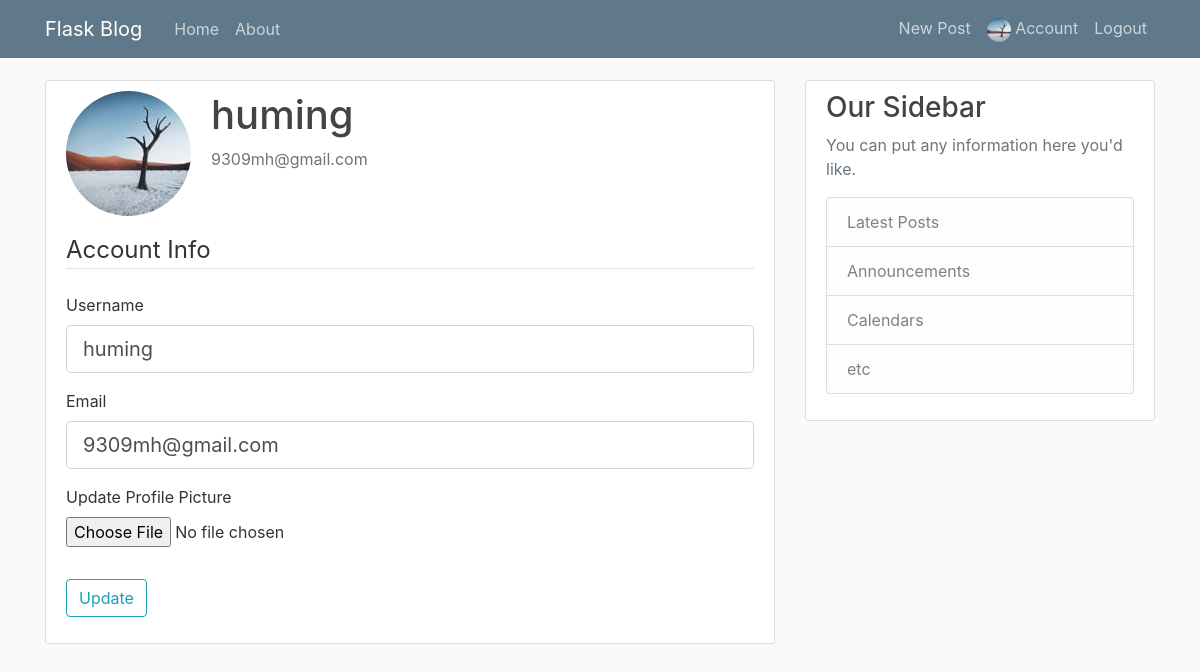
Page /account (signed in) on the committed database.
### galaxy/models/user.py (models this page shows, shortened)
class User(db.Model, UserMixin):
    id = db.Column(db.Integer, primary_key=True)
    username = db.Column(db.String(20), unique=True, nullable=False)
    email = db.Column(db.String(120), unique=True, nullable=False)
    image_file = db.Column(db.String(20), nullable=False, default='default.jpg')
    password = db.Column(db.String(60), nullable=False)
    posts = db.relationship('Post', backref='author', lazy=True)

### galaxy/routes/user.py (the view)
@user.route('/account', methods=['GET', 'POST'])
@login_required
def account():
    form = AccountForm()
    image_file = url_for('static', filename='profile_pics/{}'.format(current_user.image_file))
    if form.validate_on_submit():
        current_user.username = form.username.data
        current_user.email = form.email.data
        if form.picture.data:
            picture_file = save_picture(form.picture.data)
            current_user.image_file = picture_file
        db.session.commit()
        flash('Your account has been updated!', 'success')
        return redirect(url_for('user.account'))
    elif request.method == 'GET':
        form.username.data = current_user.username
        form.email.data = current_user.email
    return render_template('views/account.html', title='账户', form=form, image_file=image_file)

### galaxy/models/user.py (shortened to what this page needs)
class AccountForm(FlaskForm):
    username = StringField('Username',
                           validators=[DataRequired(message='不能为空'), Length(min=2, max=20, message='长度必须为2-20之间')])
    email = StringField('Email',
                        validators=[DataRequired(message='不能为空'), Email(message='无效的邮箱地址')])
    picture = FileField('Update Profile Picture', validators=[FileAllowed(['jpg', 'png'])])
    submit = SubmitField('Update')

### galaxy/models/user.py (called while the page is built)
@login_manager.user_loader
def load_user(user_id):
    return User.query.get(int(user_id))

### galaxy/templates/views/account.html (shortened to what this page needs)
{% extends 'layout/base_layout.html' %}
{% block content %}
    <div class="content-section">
         <div class="media">
        <img class="rounded-circle account-img" src="{{ image_file }}">
        <div class="media-body">
          <h2 class="account-heading">{{ current_user.username }}</h2>
          <p class="text-secondary">{{ current_user.email }}</p>
        </div>
    </div>
         <form method="POST" action="" enctype="multipart/form-data">
            <fieldset class="form-group">
                <legend class="border-bottom mb-4">Account Info</legend>
                <div class="form-group">
                    {{ form.username.label(class="form-control-label") }}
                    {% if form.username.errors %}
                        {{ form.username(class="form-control form-control-lg is-invalid") }}
                        <div class="invalid-feedback">
                            {% for error in form.username.errors %}
                                <span>{{ error }}</span>
                            {% endfor %}
                        </div>
                    {% else %}
                        {{ form.username(class="form-control form-control-lg") }}
                    {% endif %}
                </div>
                <div class="form-group">
                    {{ form.email.label(class="form-control-label") }}
                    {% if form.email.errors %}
                        {{ form.email(class="form-control form-control-lg is-invalid") }}
                        <div class="invalid-feedback">
                            {% for error in form.email.errors %}
                                <span>{{ error }}</span>
                            {% endfor %}
                        </div>
                    {% else %}
                        {{ form.email(class="form-control form-control-lg") }}
                    {% endif %}
                </div>
                <div class="form-group">
                    {{ form.picture.label() }}
                    {{ form.picture(class="form-control-file") }}
                </div>
            </fieldset>
            <div class="form-group">
                {{ form.submit(class="btn btn-outline-info") }}
            </div>
        </form>
    </div>
{% endblock %}

### galaxy/templates/layout/base_layout.html (shortened to what this page needs)
<!DOCTYPE html>
<html lang="en">
<head>
    {% block head %}
        <link rel="stylesheet"
              href="https://stackpath.bootstrapcdn.com/bootstrap/4.3.1/css/bootstrap.min.css"
>
        <link rel="stylesheet" href="{{ url_for('static', filename='css/style.css') }}" />
    {% endblock %}
</head>
<body>
     <header class="site-header">
      <nav class="navbar navbar-expand-md navbar-dark bg-steel fixed-top">
        <div class="container">
          <a class="navbar-brand mr-4" href="/">Flask Blog</a>
          <div class="collapse navbar-collapse" id="navbarToggle">
            <div class="navbar-nav mr-auto">
              <a class="nav-item nav-link" href="{{ url_for('main.home') }}">Home</a>
              <a class="nav-item nav-link" href="{{ url_for('main.about') }}">About</a>
            </div>
            <div class="navbar-nav">
              {% if current_user.is_authenticated %}
                <a class="nav-item nav-link" href="{{ url_for('post.new_post') }}">New Post</a>
                <a class="nav-item nav-link" href="{{ url_for('user.account') }}">
                    <img width="24" class="rounded-circle" src="{{ url_for('static', filename='profile_pics/{}'.format(current_user.image_file))}}" alt="">
                    Account
                </a>
                <a class="nav-item nav-link" href="{{ url_for('user.logout') }}">Logout</a>
              {% else %}
                <a class="nav-item nav-link" href="{{ url_for('user.login') }}">Login</a>
                <a class="nav-item nav-link" href="{{ url_for('user.register') }}">Register</a>
              {% endif %}
            </div>
          </div>
        </div>
      </nav>
    </header>
    <main role="main" class="container">
      <div class="row">
        <div class="col-md-8">
          {% block content %}{% endblock %}
        </div>
        <div class="col-md-4">
          <div class="content-section">
            <h3>Our Sidebar</h3>
            <p class='text-muted'>You can put any information here you'd like.
              <ul class="list-group">
                <li class="list-group-item list-group-item-light">Latest Posts</li>
                <li class="list-group-item list-group-item-light">Announcements</li>
                <li class="list-group-item list-group-item-light">Calendars</li>
                <li class="list-group-item list-group-item-light">etc</li>
              </ul>
            </p>
          </div>
        </div>
      </div>
    </main>
</body>
</html>

### galaxy/static/css/style.css (style rules this page uses)
body { background: #fafafa; color: #333333; margin-top: 5rem; }
h1, h2, h3, h4, h5, h6 { color: #444444; }
.bg-steel { background-color: #5f788a; }
.site-header .navbar-nav .nav-link { color: #cbd5db; }
.content-section { background: #ffffff; padding: 10px 20px; border: 1px solid #dddddd; border-radius: 3px; margin-bottom: 20px; }
.account-img { height: 125px; width: 125px; margin-right: 20px; margin-bottom: 16px; }
.account-heading { font-size: 2.5rem; }

### rows in the picture
User: image_file (picture), username "huming", email "9309mh@gmail.com"
